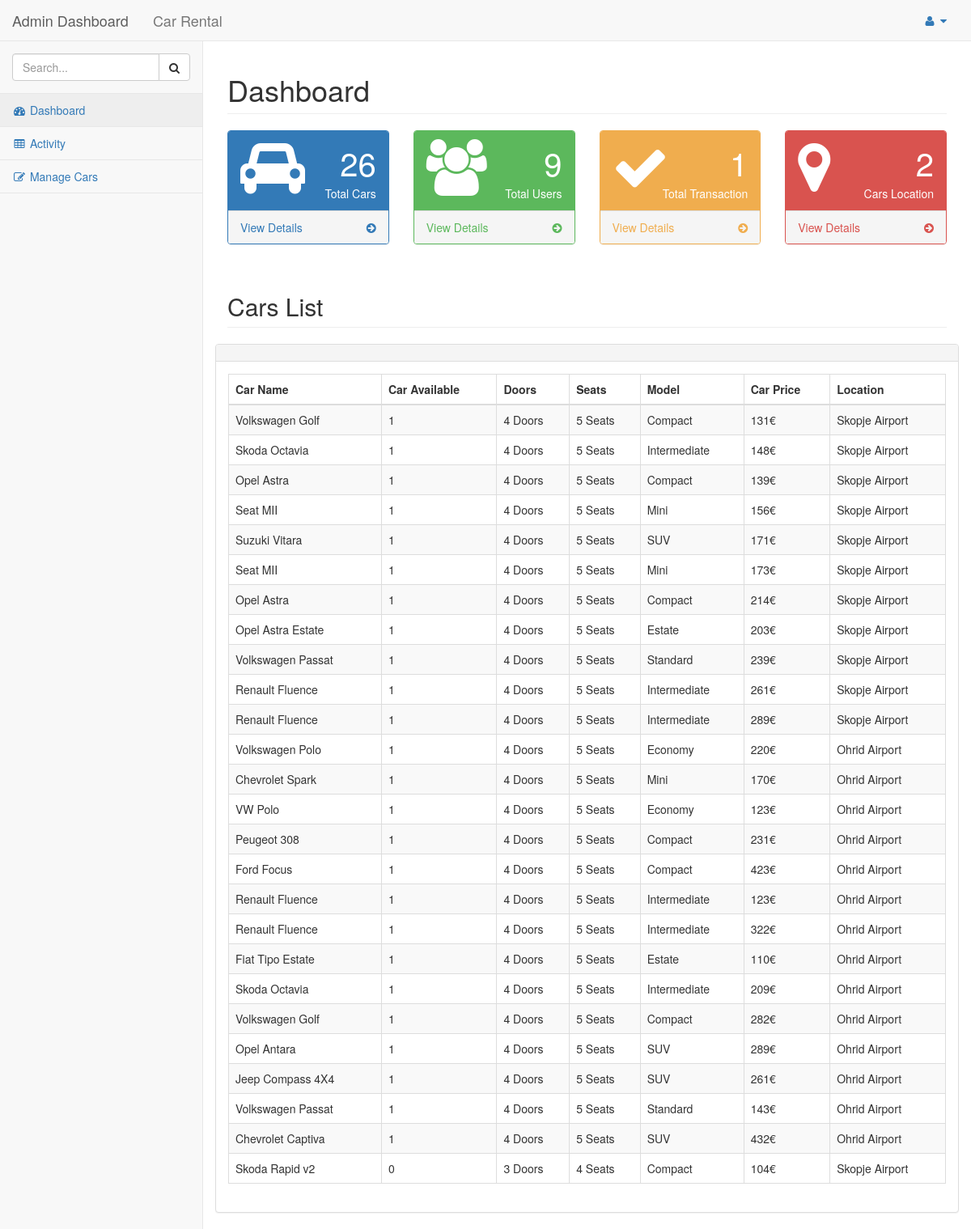
/dashboard/pages/index.php (signed in), run on the app's committed database.
### tables this page shows
CREATE TABLE `cars` (
  `carID` int(11) NOT NULL,
  `carName` varchar(25) NOT NULL,
  `image` varchar(100) DEFAULT NULL,
  `doors` varchar(10) NOT NULL,
  `seats` varchar(10) NOT NULL,
  `large_bag` varchar(12) DEFAULT NULL,
  `small_bag` varchar(12) DEFAULT NULL,
  `aircondition` varchar(16) DEFAULT NULL,
  `transmission` varchar(17) DEFAULT NULL,
  `model` varchar(15) NOT NULL,
  `carPrice` int(11) DEFAULT NULL,
  `carLocation` varchar(15) NOT NULL,
  `carAvailability` tinyint(1) NOT NULL,
  `userID` int(11) NOT NULL,
  `rentFrom` varchar(15) DEFAULT NULL,
  `rentUntil` varchar(15) DEFAULT NULL
);

### dashboard/pages/index.php (the view, shortened to what this page needs)
<?php
include('../../db_connect.php');
$user = $_SESSION['user'];
$query_3= "select count(*) from cars, users where users.userID=$user[0] and cars.userID=$user[0]";
$result = mysqli_query($conn, $query_3);
$query_3 = mysqli_fetch_array($result);
$query_4= "select count(*) from users";
$result = mysqli_query($conn, $query_4);
$query_4 = mysqli_fetch_array($result);
$query_5= "select count(*) from transactions, users, cars where users.userID=$user[0] and users.userID = cars.userID and transactions.carID = cars.carID ";
$result = mysqli_query($conn, $query_5);
$query_5 = mysqli_fetch_array($result);
?>
<!DOCTYPE html>
<html lang="en">
<head>
    <link href="../vendor/bootstrap/css/bootstrap.min.css" rel="stylesheet">
    <link href="../vendor/metisMenu/metisMenu.min.css" rel="stylesheet">
    <link href="../dist/css/sb-admin-2.css" rel="stylesheet">
    <link href="../vendor/morrisjs/morris.css" rel="stylesheet">
    <link href="../vendor/font-awesome/css/font-awesome.min.css" rel="stylesheet" type="text/css">
</head>
<body>
<div id="wrapper">
    <nav class="navbar navbar-default navbar-static-top" role="navigation" style="margin-bottom: 0">
        <div class="navbar-header">
            <a class="navbar-brand" href="#">Admin Dashboard</a>
            <a class="navbar-brand" href="../../index.html">Car Rental</a>
        </div>
        <ul class="nav navbar-top-links navbar-right">
            <li class="dropdown">
                <a class="dropdown-toggle" data-toggle="dropdown" href="#">
                    <i class="fa fa-user fa-fw"></i> <i class="fa fa-caret-down"></i>
                </a>
            </li>
        </ul>
        <div class="navbar-default sidebar" role="navigation">
            <div class="sidebar-nav navbar-collapse">
                <ul class="nav" id="side-menu">
                    <li class="sidebar-search">
                        <div class="input-group custom-search-form">
                            <input type="text" class="form-control" placeholder="Search...">
                            <span class="input-group-btn">
                            <button class="btn btn-default" type="button">
                                <i class="fa fa-search"></i>
                            </button>
                        </span>
                        </div>
                    </li>
                    <li>
                        <a href="index.php"><i class="fa fa-dashboard fa-fw"></i> Dashboard</a>
                    </li>
                    <li>
                        <a href="tables.php"><i class="fa fa-table fa-fw"></i> Activity</a>
                    </li>
                    <li>
                        <a href="forms.php"><i class="fa fa-edit fa-fw"></i> Manage Cars</a>
                    </li>
                </ul>
            </div>
        </div>
    </nav>
    <div id="page-wrapper">
        <div class="row">
            <div class="col-lg-12">
                <h1 class="page-header">Dashboard</h1>
            </div>
        </div>
        <div class="row">
            <div class="col-lg-3 col-md-6">
                <div class="panel panel-primary">
                    <div class="panel-heading">
                        <div class="row">
                            <div class="col-xs-3">
                                <i class="fa fa-car fa-5x"></i>
                            </div>
                            <div class="col-xs-9 text-right">
                                <div class="huge"><?php echo $query_3[0]; ?></div>
                                <div>Total Cars</div>
                            </div>
                        </div>
                    </div>
                    <a href="#">
                        <div class="panel-footer">
                            <span class="pull-left">View Details</span>
                            <span class="pull-right"><i class="fa fa-arrow-circle-right"></i></span>
                            <div class="clearfix"></div>
                        </div>
                    </a>
                </div>
            </div>
            <div class="col-lg-3 col-md-6">
                <div class="panel panel-green">
                    <div class="panel-heading">
                        <div class="row">
                            <div class="col-xs-3">
                                <i class="fa fa-users fa-5x"></i>
                            </div>
                            <div class="col-xs-9 text-right">
                                <div class="huge"><?php echo $query_4[0]?></div>
                                <div>Total Users</div>
                            </div>
                        </div>
                    </div>
                    <a href="#">
                        <div class="panel-footer">
                            <span class="pull-left">View Details</span>
                            <span class="pull-right"><i class="fa fa-arrow-circle-right"></i></span>
                            <div class="clearfix"></div>
                        </div>
                    </a>
                </div>
            </div>
            <div class="col-lg-3 col-md-6">
                <div class="panel panel-yellow">
                    <div class="panel-heading">
                        <div class="row">
                            <div class="col-xs-3">
                                <i class="fa fa-check fa-5x"></i>
                            </div>
                            <div class="col-xs-9 text-right">
                                <div class="huge"><?php echo $query_5[0]?></div>
                                <div>Total Transaction</div>
                            </div>
                        </div>
                    </div>
                    <a href="#">
                        <div class="panel-footer">
                            <span class="pull-left">View Details</span>
                            <span class="pull-right"><i class="fa fa-arrow-circle-right"></i></span>
                            <div class="clearfix"></div>
                        </div>
                    </a>
                </div>
            </div>
            <div class="col-lg-3 col-md-6">
                <div class="panel panel-red">
                    <div class="panel-heading">
                        <div class="row">
                            <div class="col-xs-3">
                                <i class="fa fa-map-marker fa-5x"></i>
                            </div>
                            <div class="col-xs-9 text-right">
                                <div class="huge">2</div>
                                <div>Cars Location</div>
                            </div>
                        </div>
                    </div>
                    <a href="#">
                        <div class="panel-footer">
                            <span class="pull-left">View Details</span>
                            <span class="pull-right"><i class="fa fa-arrow-circle-right"></i></span>
                            <div class="clearfix"></div>
                        </div>
                    </a>
                </div>
            </div>
            </div>
                <div class="row">
                    <div class="col-lg-12">
                        <h2 class="page-header">Cars List</h2>
                    </div>
                    <div class="row">
                        <div class="col-lg-12">
                            <div class="panel panel-default">
                                <div class="panel-heading">
                                </div>
                                <div class="panel-body">
                                    <table width="100%" class="table table-striped table-bordered table-hover" id="dataTables-example">
                                        <thead>
                                        <tr>
                                            <th>Car Name</th>
                                            <th>Car Available</th>
                                            <th>Doors</th>
                                            <th>Seats</th>
                                            <th>Model</th>
                                            <th>Car Price</th>
                                            <th>Location</th>
                                        </tr>
                                        </thead>
                                            <?php
                                                $sql = "select carName, carAvailability, doors, seats, model, carPrice, carLocation from cars where userID=".$user[0];
                                                $result = $conn-> query($sql);
                                                if($result-> num_rows > 0){
                                                    while($row = $result-> fetch_assoc()){
                                                        echo "<tr><td>". $row["carName"] ."</td><td>". $row["carAvailability"]. "</td><td>". $row["doors"]. "</td><td>". $row["seats"]. "</td><td>". $row["model"]. "</td><td>". $row["carPrice"]. "€</td><td>". $row["carLocation"]. "</td></tr>";
                                                    }
                                                    echo "</table>";
                                                }
                                                else{
                                                    echo "0 result";
                                                }
                                            ?>
                                </div>
                            </div>
                        </div>
                    </div>
                </div>
</body>
</html>

### data on the page
cars: carName "Volkswagen Golf", carAvailability "1", doors "4 Doors", seats "5 Seats", model "Compact", carPrice "131", carLocation "Skopje Airport"
cars: carName "Skoda Octavia", carAvailability "1", doors "4 Doors", seats "5 Seats", model "Intermediate", carPrice "148", carLocation "Skopje Airport"
cars: carName "Opel Astra", carAvailability "1", doors "4 Doors", seats "5 Seats", model "Compact", carPrice "139", carLocation "Skopje Airport"
cars: carName "Seat MII", carAvailability "1", doors "4 Doors", seats "5 Seats", model "Mini", carPrice "156", carLocation "Skopje Airport"
cars: carName "Suzuki Vitara", carAvailability "1", doors "4 Doors", seats "5 Seats", model "SUV", carPrice "171", carLocation "Skopje Airport"
cars: carName "Seat MII", carAvailability "1", doors "4 Doors", seats "5 Seats", model "Mini", carPrice "173", carLocation "Skopje Airport"
cars: carName "Opel Astra", carAvailability "1", doors "4 Doors", seats "5 Seats", model "Compact", carPrice "214", carLocation "Skopje Airport"
cars: carName "Opel Astra Estate", carAvailability "1", doors "4 Doors", seats "5 Seats", model "Estate", carPrice "203", carLocation "Skopje Airport"
cars: carName "Volkswagen Passat", carAvailability "1", doors "4 Doors", seats "5 Seats", model "Standard", carPrice "239", carLocation "Skopje Airport"
cars: carName "Renault Fluence", carAvailability "1", doors "4 Doors", seats "5 Seats", model "Intermediate", carPrice "261", carLocation "Skopje Airport"
cars: carName "Renault Fluence", carAvailability "1", doors "4 Doors", seats "5 Seats", model "Intermediate", carPrice "289", carLocation "Skopje Airport"
cars: carName "Volkswagen Polo", carAvailability "1", doors "4 Doors", seats "5 Seats", model "Economy", carPrice "220", carLocation "Ohrid Airport"
cars: carName "Chevrolet Spark", carAvailability "1", doors "4 Doors", seats "5 Seats", model "Mini", carPrice "170", carLocation "Ohrid Airport"
cars: carName "VW Polo", carAvailability "1", doors "4 Doors", seats "5 Seats", model "Economy", carPrice "123", carLocation "Ohrid Airport"
cars: carName "Peugeot 308", carAvailability "1", doors "4 Doors", seats "5 Seats", model "Compact", carPrice "231", carLocation "Ohrid Airport"
cars: carName "Ford Focus", carAvailability "1", doors "4 Doors", seats "5 Seats", model "Compact", carPrice "423", carLocation "Ohrid Airport"
cars: carName "Renault Fluence", carAvailability "1", doors "4 Doors", seats "5 Seats", model "Intermediate", carPrice "123", carLocation "Ohrid Airport"
cars: carName "Renault Fluence", carAvailability "1", doors "4 Doors", seats "5 Seats", model "Intermediate", carPrice "322", carLocation "Ohrid Airport"
cars: carName "Fiat Tipo Estate", carAvailability "1", doors "4 Doors", seats "5 Seats", model "Estate", carPrice "110", carLocation "Ohrid Airport"
cars: carName "Skoda Octavia", carAvailability "1", doors "4 Doors", seats "5 Seats", model "Intermediate", carPrice "209", carLocation "Ohrid Airport"
cars: carName "Volkswagen Golf", carAvailability "1", doors "4 Doors", seats "5 Seats", model "Compact", carPrice "282", carLocation "Ohrid Airport"
cars: carName "Opel Antara", carAvailability "1", doors "4 Doors", seats "5 Seats", model "SUV", carPrice "289", carLocation "Ohrid Airport"
cars: carName "Jeep Compass 4X4", carAvailability "1", doors "4 Doors", seats "5 Seats", model "SUV", carPrice "261", carLocation "Ohrid Airport"
cars: carName "Volkswagen Passat", carAvailability "1", doors "4 Doors", seats "5 Seats", model "Standard", carPrice "143", carLocation "Ohrid Airport"
cars: carName "Chevrolet Captiva", carAvailability "1", doors "4 Doors", seats "5 Seats", model "SUV", carPrice "432", carLocation "Ohrid Airport"
cars: carName "Skoda Rapid v2", carAvailability "0", doors "3 Doors", seats "4 Seats", model "Compact", carPrice "104", carLocation "Skopje Airport"

### other printed values
$query_3[0] "26"
$query_4[0] "9"
$query_5[0] "1"
